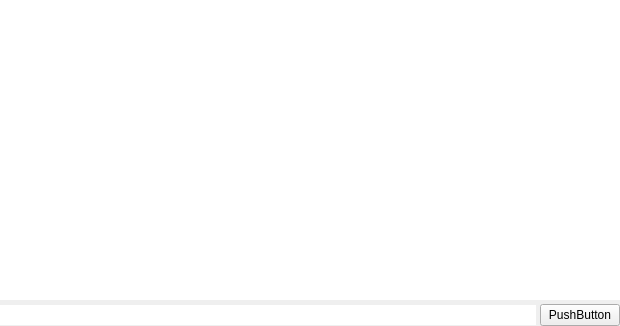
<?xml version="1.0" encoding="UTF-8"?>
<ui version="4.0">
 <class>Form</class>
 <widget class="QWidget" name="Form">
  <property name="geometry">
   <rect>
    <x>0</x>
    <y>0</y>
    <width>620</width>
    <height>326</height>
   </rect>
  </property>
  <property name="windowTitle">
   <string>Form</string>
  </property>
  <layout class="QVBoxLayout" name="verticalLayout">
   <property name="spacing">
    <number>4</number>
   </property>
   <property name="leftMargin">
    <number>0</number>
   </property>
   <property name="topMargin">
    <number>0</number>
   </property>
   <property name="rightMargin">
    <number>0</number>
   </property>
   <property name="bottomMargin">
    <number>0</number>
   </property>
   <item>
    <widget class="QTextEdit" name="textEdit">
     <property name="frameShape">
      <enum>QFrame::NoFrame</enum>
     </property>
     <property name="readOnly">
      <bool>true</bool>
     </property>
    </widget>
   </item>
   <item>
    <layout class="QHBoxLayout" name="horizontalLayout">
     <property name="spacing">
      <number>4</number>
     </property>
     <item>
      <widget class="QLineEdit" name="lineEdit">
       <property name="frame">
        <bool>false</bool>
       </property>
      </widget>
     </item>
     <item>
      <widget class="QPushButton" name="pushButton">
       <property name="text">
        <string>PushButton</string>
       </property>
      </widget>
     </item>
    </layout>
   </item>
  </layout>
 </widget>
 <resources/>
 <connections/>
</ui>
